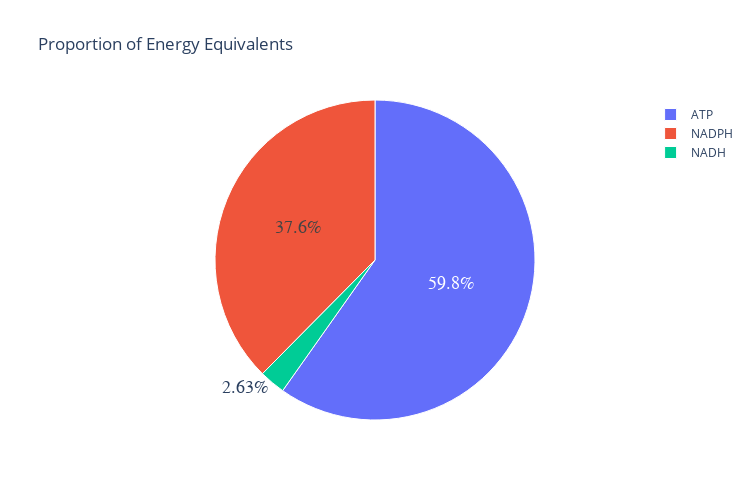

The notebook cell saved with this chart:
### Code cell
#Proportion of engergy eqivalents

trace = go.Pie(
    labels = ['ATP', 'NADPH', 'NADH'],
    values = [ATP_Pro, NADPH_Pro, NADH_Pro],
    textfont=dict(size=18,family='Arial'),
    marker=dict(line=dict(color='#FFF', width=1)),
)

data = [trace]

layout = go.Layout(
            height=500, 
            width=750, 
            title = 'Proportion of Energy Equivalents'
    )

fig = go.Figure(data=data, layout=layout)

if save_fig:
    iplot(fig,filename='E_Pro_proportion',image='svg',image_height=500,image_width=750)
    sleep(5)
else:
    iplot(fig)

### Figure 1 — Plotly figure (JSON) as saved in the notebook; plotly's stock layout.template omitted (floating-point values rounded to 4 significant figures)
{"data": [{"labels": ["ATP", "NADPH", "NADH"], "marker": {"line": {"color": "#FFF", "width": 1}}, "textfont": {"family": "Arial", "size": 18}, "type": "pie", "values": [74.74, 46.98, 3.282]}], "layout": {"height": 500, "title": {"text": "Proportion of Energy Equivalents"}, "width": 750}}
